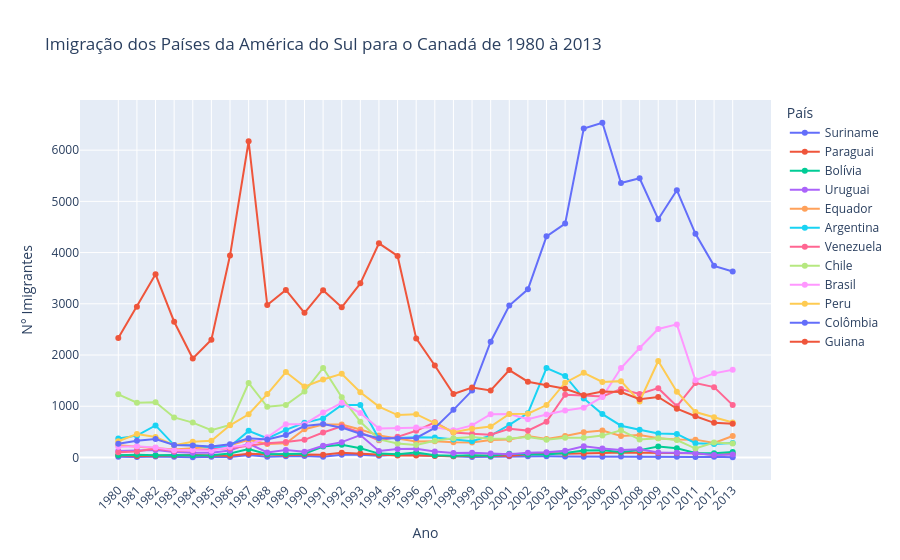

The code cell stored with this chart in its notebook:
### Code cell
fig = px.line(america_sul_final, x=america_sul_final.index, y=america_sul_final.columns, 
              color='País', title='Imigração dos Países da América do Sul para o Canadá de 1980 à 2013', markers=True)
fig.update_layout(xaxis={'tickangle':-45}, 
                  xaxis_title='Ano', 
                  yaxis_title='N° Imigrantes')

fig.show()

### Figure 1 — Plotly figure (JSON) as saved in the notebook; plotly's stock layout.template omitted (floating-point values rounded to 4 significant figures)
{"data": [{"hovertemplate": "País=Suriname<br>index=%{x}<br>value=%{y}<extra></extra>", "legendgroup": "Suriname", "line": {"color": "#636efa", "dash": "solid"}, "marker": {"symbol": "circle"}, "mode": "lines+markers", "name": "Suriname", "orientation": "v", "showlegend": true, "type": "scatter", "x": ["1980", "1981", "1982", "1983", "1984", "1985", "1986", "1987", "1988", "1989", "1990", "1991", "1992", "1993", "1994", "1995", "1996", "1997", "1998", "1999", "2000", "2001", "2002", "2003", "2004", "2005", "2006", "2007", "2008", "2009", "2010", "2011", "2012", "2013"], "xaxis": "x", "y": [15, 10, 21, 12, 5, 16, 7, 46, 16, 24, 26, 13, 53, 51, 32, 58, 51, 35, 22, 11, 16, 22, 22, 22, 17, 15, 16, 20, 9, 12, 13, 11, 16, 4], "yaxis": "y"}, {"hovertemplate": "País=Paraguai<br>index=%{x}<br>value=%{y}<extra></extra>", "legendgroup": "Paraguai", "line": {"color": "#EF553B", "dash": "solid"}, "marker": {"symbol": "circle"}, "mode": "lines+markers", "name": "Paraguai", "orientation": "v", "showlegend": true, "type": "scatter", "x": ["1980", "1981", "1982", "1983", "1984", "1985", "1986", "1987", "1988", "1989", "1990", "1991", "1992", "1993", "1994", "1995", "1996", "1997", "1998", "1999", "2000", "2001", "2002", "2003", "2004", "2005", "2006", "2007", "2008", "2009", "2010", "2011", "2012", "2013"], "xaxis": "x", "y": [45, 26, 32, 40, 48, 36, 34, 72, 53, 48, 56, 51, 94, 75, 46, 39, 38, 30, 25, 34, 29, 34, 60, 88, 74, 75, 88, 98, 95, 88, 89, 83, 55, 66], "yaxis": "y"}, {"hovertemplate": "País=Bolívia<br>index=%{x}<br>value=%{y}<extra></extra>", "legendgroup": "Bolívia", "line": {"color": "#00cc96", "dash": "solid"}, "marker": {"symbol": "circle"}, "mode": "lines+markers", "name": "Bolívia", "orientation": "v", "showlegend": true, "type": "scatter", "x": ["1980", "1981", "1982", "1983", "1984", "1985", "1986", "1987", "1988", "1989", "1990", "1991", "1992", "1993", "1994", "1995", "1996", "1997", "1998", "1999", "2000", "2001", "2002", "2003", "2004", "2005", "2006", "2007", "2008", "2009", "2010", "2011", "2012", "2013"], "xaxis": "x", "y": [44, 52, 42, 49, 38, 44, 79, 165, 63, 68, 71, 214, 247, 180, 75, 61, 96, 43, 33, 42, 33, 72, 57, 59, 85, 134, 139, 107, 143, 214, 180, 86, 83, 107], "yaxis": "y"}, {"hovertemplate": "País=Uruguai<br>index=%{x}<br>value=%{y}<extra></extra>", "legendgroup": "Uruguai", "line": {"color": "#ab63fa", "dash": "solid"}, "marker": {"symbol": "circle"}, "mode": "lines+markers", "name": "Uruguai", "orientation": "v", "showlegend": true, "type": "scatter", "x": ["1980", "1981", "1982", "1983", "1984", "1985", "1986", "1987", "1988", "1989", "1990", "1991", "1992", "1993", "1994", "1995", "1996", "1997", "1998", "1999", "2000", "2001", "2002", "2003", "2004", "2005", "2006", "2007", "2008", "2009", "2010", "2011", "2012", "2013"], "xaxis": "x", "y": [128, 132, 146, 105, 90, 92, 137, 269, 99, 144, 111, 229, 299, 437, 125, 164, 171, 117, 87, 93, 75, 64, 91, 103, 130, 217, 175, 147, 160, 99, 93, 81, 47, 58], "yaxis": "y"}, {"hovertemplate": "País=Equador<br>index=%{x}<br>value=%{y}<extra></extra>", "legendgroup": "Equador", "line": {"color": "#FFA15A", "dash": "solid"}, "marker": {"symbol": "circle"}, "mode": "lines+markers", "name": "Equador", "orientation": "v", "showlegend": true, "type": "scatter", "x": ["1980", "1981", "1982", "1983", "1984", "1985", "1986", "1987", "1988", "1989", "1990", "1991", "1992", "1993", "1994", "1995", "1996", "1997", "1998", "1999", "2000", "2001", "2002", "2003", "2004", "2005", "2006", "2007", "2008", "2009", "2010", "2011", "2012", "2013"], "xaxis": "x", "y": [238, 207, 184, 155, 179, 208, 240, 344, 265, 278, 552, 643, 644, 547, 431, 368, 310, 317, 295, 291, 342, 353, 418, 361, 417, 491, 525, 419, 437, 373, 353, 348, 282, 418], "yaxis": "y"}, {"hovertemplate": "País=Argentina<br>index=%{x}<br>value=%{y}<extra></extra>", "legendgroup": "Argentina", "line": {"color": "#19d3f3", "dash": "solid"}, "marker": {"symbol": "circle"}, "mode": "lines+markers", "name": "Argentina", "orientation": "v", "showlegend": true, "type": "scatter", "x": ["1980", "1981", "1982", "1983", "1984", "1985", "1986", "1987", "1988", "1989", "1990", "1991", "1992", "1993", "1994", "1995", "1996", "1997", "1998", "1999", "2000", "2001", "2002", "2003", "2004", "2005", "2006", "2007", "2008", "2009", "2010", "2011", "2012", "2013"], "xaxis": "x", "y": [368, 426, 626, 241, 237, 196, 213, 519, 374, 538, 678, 763, 1023, 1022, 366, 380, 396, 391, 349, 318, 427, 635, 865, 1745, 1591, 1153, 847, 620, 540, 467, 459, 278, 263, 282], "yaxis": "y"}, {"hovertemplate": "País=Venezuela<br>index=%{x}<br>value=%{y}<extra></extra>", "legendgroup": "Venezuela", "line": {"color": "#FF6692", "dash": "solid"}, "marker": {"symbol": "circle"}, "mode": "lines+markers", "name": "Venezuela", "orientation": "v", "showlegend": true, "type": "scatter", "x": ["1980", "1981", "1982", "1983", "1984", "1985", "1986", "1987", "1988", "1989", "1990", "1991", "1992", "1993", "1994", "1995", "1996", "1997", "1998", "1999", "2000", "2001", "2002", "2003", "2004", "2005", "2006", "2007", "2008", "2009", "2010", "2011", "2012", "2013"], "xaxis": "x", "y": [103, 117, 174, 124, 142, 165, 179, 229, 279, 304, 344, 487, 610, 490, 334, 402, 520, 686, 489, 464, 443, 560, 524, 699, 1224, 1211, 1192, 1335, 1239, 1353, 998, 1452, 1373, 1022], "yaxis": "y"}, {"hovertemplate": "País=Chile<br>index=%{x}<br>value=%{y}<extra></extra>", "legendgroup": "Chile", "line": {"color": "#B6E880", "dash": "solid"}, "marker": {"symbol": "circle"}, "mode": "lines+markers", "name": "Chile", "orientation": "v", "showlegend": true, "type": "scatter", "x": ["1980", "1981", "1982", "1983", "1984", "1985", "1986", "1987", "1988", "1989", "1990", "1991", "1992", "1993", "1994", "1995", "1996", "1997", "1998", "1999", "2000", "2001", "2002", "2003", "2004", "2005", "2006", "2007", "2008", "2009", "2010", "2011", "2012", "2013"], "xaxis": "x", "y": [1233, 1069, 1078, 781, 681, 533, 633, 1454, 990, 1023, 1286, 1749, 1175, 697, 352, 273, 244, 325, 376, 397, 366, 369, 401, 347, 383, 384, 427, 530, 350, 375, 340, 174, 291, 273], "yaxis": "y"}, {"hovertemplate": "País=Brasil<br>index=%{x}<br>value=%{y}<extra></extra>", "legendgroup": "Brasil", "line": {"color": "#FF97FF", "dash": "solid"}, "marker": {"symbol": "circle"}, "mode": "lines+markers", "name": "Brasil", "orientation": "v", "showlegend": true, "type": "scatter", "x": ["1980", "1981", "1982", "1983", "1984", "1985", "1986", "1987", "1988", "1989", "1990", "1991", "1992", "1993", "1994", "1995", "1996", "1997", "1998", "1999", "2000", "2001", "2002", "2003", "2004", "2005", "2006", "2007", "2008", "2009", "2010", "2011", "2012", "2013"], "xaxis": "x", "y": [211, 220, 192, 139, 145, 130, 205, 244, 394, 650, 650, 877, 1066, 866, 566, 572, 586, 591, 531, 626, 845, 847, 745, 839, 917, 969, 1181, 1746, 2138, 2509, 2598, 1508, 1642, 1714], "yaxis": "y"}, {"hovertemplate": "País=Peru<br>index=%{x}<br>value=%{y}<extra></extra>", "legendgroup": "Peru", "line": {"color": "#FECB52", "dash": "solid"}, "marker": {"symbol": "circle"}, "mode": "lines+markers", "name": "Peru", "orientation": "v", "showlegend": true, "type": "scatter", "x": ["1980", "1981", "1982", "1983", "1984", "1985", "1986", "1987", "1988", "1989", "1990", "1991", "1992", "1993", "1994", "1995", "1996", "1997", "1998", "1999", "2000", "2001", "2002", "2003", "2004", "2005", "2006", "2007", "2008", "2009", "2010", "2011", "2012", "2013"], "xaxis": "x", "y": [317, 456, 401, 241, 306, 328, 628, 843, 1237, 1667, 1384, 1522, 1632, 1274, 993, 827, 845, 676, 493, 560, 603, 849, 855, 1023, 1460, 1653, 1473, 1490, 1094, 1884, 1283, 886, 787, 682], "yaxis": "y"}, {"hovertemplate": "País=Colômbia<br>index=%{x}<br>value=%{y}<extra></extra>", "legendgroup": "Colômbia", "line": {"color": "#636efa", "dash": "solid"}, "marker": {"symbol": "circle"}, "mode": "lines+markers", "name": "Colômbia", "orientation": "v", "showlegend": true, "type": "scatter", "x": ["1980", "1981", "1982", "1983", "1984", "1985", "1986", "1987", "1988", "1989", "1990", "1991", "1992", "1993", "1994", "1995", "1996", "1997", "1998", "1999", "2000", "2001", "2002", "2003", "2004", "2005", "2006", "2007", "2008", "2009", "2010", "2011", "2012", "2013"], "xaxis": "x", "y": [266, 326, 360, 244, 235, 214, 257, 376, 352, 439, 614, 652, 582, 464, 375, 371, 381, 578, 929, 1306, 2259, 2965, 3283, 4318, 4566, 6424, 6535, 5357, 5452, 4652, 5218, 4366, 3741, 3631], "yaxis": "y"}, {"hovertemplate": "País=Guiana<br>index=%{x}<br>value=%{y}<extra></extra>", "legendgroup": "Guiana", "line": {"color": "#EF553B", "dash": "solid"}, "marker": {"symbol": "circle"}, "mode": "lines+markers", "name": "Guiana", "orientation": "v", "showlegend": true, "type": "scatter", "x": ["1980", "1981", "1982", "1983", "1984", "1985", "1986", "1987", "1988", "1989", "1990", "1991", "1992", "1993", "1994", "1995", "1996", "1997", "1998", "1999", "2000", "2001", "2002", "2003", "2004", "2005", "2006", "2007", "2008", "2009", "2010", "2011", "2012", "2013"], "xaxis": "x", "y": [2334, 2943, 3575, 2650, 1932, 2299, 3942, 6174, 2977, 3270, 2824, 3266, 2932, 3399, 4181, 3935, 2324, 1795, 1238, 1366, 1308, 1707, 1479, 1410, 1341, 1215, 1286, 1277, 1137, 1180, 953, 804, 676, 656], "yaxis": "y"}], "layout": {"legend": {"title": {"text": "País"}, "tracegroupgap": 0}, "title": {"text": "Imigração dos Países da América do Sul para o Canadá de 1980 à 2013"}, "xaxis": {"anchor": "y", "domain": [0, 1], "tickangle": -45, "title": {"text": "Ano"}}, "yaxis": {"anchor": "x", "domain": [0, 1], "title": {"text": "N° Imigrantes"}}}}
